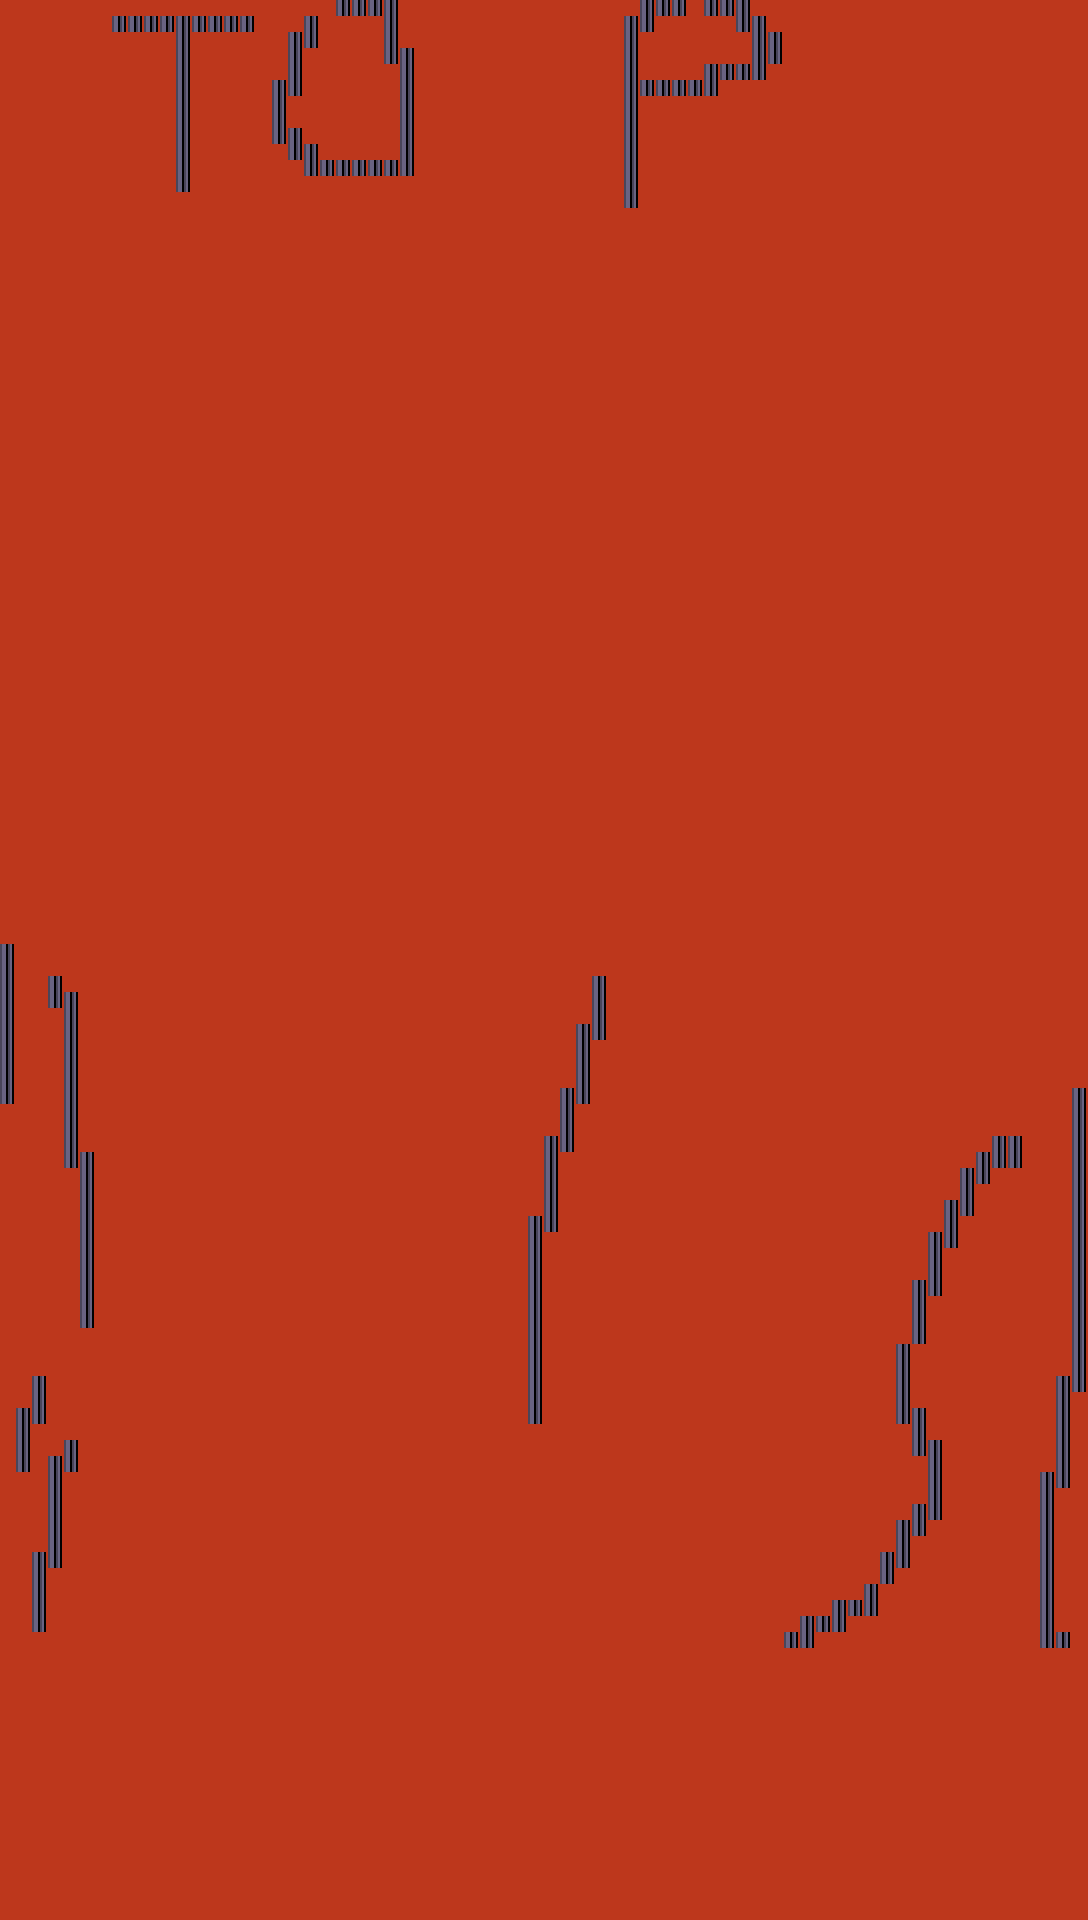

Below is a game level as drawn by its tile map, then a one-line description and the .tmx that defines it (tile-layer data replaced by summaries):
An orthogonal 68x120 tile map with 16x16 px tiles, 2 tile layers (Tile Layer 1, Tile Layer 2) and 5 objects.

<map version="1.10" tiledversion="1.10.2" orientation="orthogonal" renderorder="right-down" width="68" height="120" tilewidth="16" tileheight="16" infinite="0" nextlayerid="5" nextobjectid="7">
 <tileset firstgid="1" name="tile2" tilewidth="16" tileheight="16" tilecount="77" columns="11">
  <image source="tile2.png" width="180" height="120" />
 </tileset>
 <layer id="1" name="Tile Layer 1" width="68" height="120" locked="1">
  <data>[8160 cells, 8160 non-empty, 1 distinct tile ids]</data>
 </layer>
 <layer id="4" name="Tile Layer 2" width="68" height="120">
  <data>[8160 cells, 261 non-empty, 2 distinct tile ids]</data>
 </layer>
 <objectgroup id="2" name="Object Layer 1">
  <object id="1" x="-49.3333" y="0" width="49.4583" height="1921.33" />
  <object id="2" x="-1" y="1919.5" width="1089.5" height="29.5" />
  <object id="3" x="1088" y="-1.5" width="28" height="1921" />
  <object id="4" x="345.333" y="580" width="241.333" height="194.667" />
  <object id="6" x="6.06061" y="1730.3" width="1078.79" height="178.788" />
 </objectgroup>
</map>
